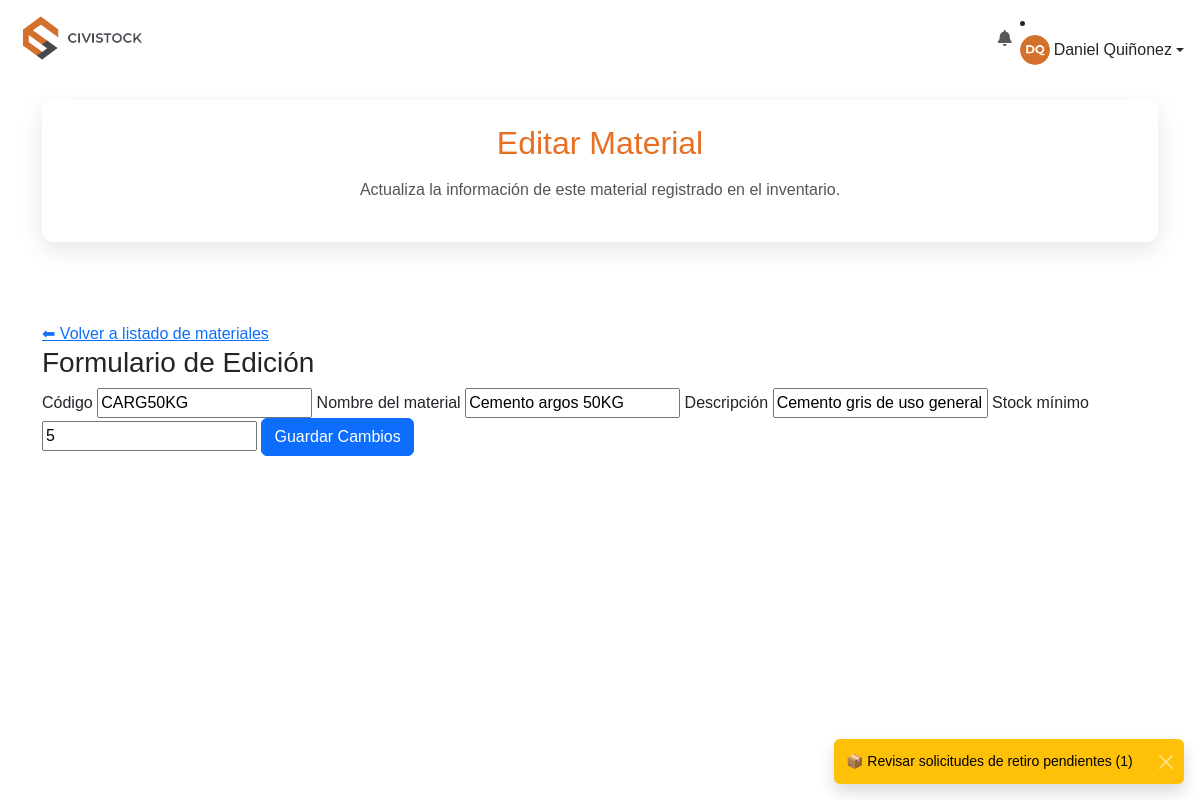
The page /almacenista/materiales/editar/1 (signed in) on the database its author committed.
### models.py (models this page shows, shortened)
class User(db.Model):
    __tablename__ = 'user'
    id = db.Column(db.Integer, primary_key=True)
    username = db.Column(db.String(80), unique=True, nullable=False)
    nombre = db.Column(db.String(120), nullable=False)
    password = db.Column(db.String(200), nullable=False)
    rol = db.Column(db.String(20), nullable=False)
    foto = db.Column(db.String(120), nullable=True, default='default.jpg')

class Material(db.Model):
    __tablename__ = 'material'
    id = db.Column(db.Integer, primary_key=True)
    codigo = db.Column(db.String(50), unique=True, nullable=False)
    nombre = db.Column(db.String(100), nullable=False)
    descripcion = db.Column(db.String(200))
    stock = db.Column(db.Float, default=0)
    stock_minimo = db.Column(db.Integer, default=0)
    unidad = db.Column(db.String(50))
    en_devolucion = db.Column(db.Float, default=0)
    movimientos = db.relationship('Movimiento', backref='material', lazy=True)

### almacenista_routes.py (the view)
    def wrapper(*args, **kwargs):
        if 'user_role' not in session or session['user_role'] != 'ALMACENISTA':
            flash('Acceso no autorizado.', 'error')
            return redirect(url_for('home'))
        return func(*args, **kwargs)

### almacenista_routes.py (called while the page is built, shortened)
def almacenista_required(func):
    def wrapper(*args, **kwargs):
        if 'user_role' not in session or session['user_role'] != 'ALMACENISTA':
            flash('Acceso no autorizado.', 'error')
            return redirect(url_for('home'))
        return func(*args, **kwargs)
    wrapper.__name__ = func.__name__
    return wrapper

def sync_user_session():
    user = User.query.filter_by(username=session.get('user')).first()
    if user:
        session['user_name'] = user.nombre
        session['user_photo'] = user.foto
        session['user_id'] = user.id

@almacenista_bp.route('/materiales/editar/<int:id>', methods=['GET', 'POST'])
@almacenista_required
def editar_material(id):
    sync_user_session()
    material = Material.query.get_or_404(id)
    return render_template('Almacenista/editar_material.html', material=material)

### utils.py (called while the page is built)
def fecha_y_hora_colombia(fecha_utc):
    if not fecha_utc:
        return {"fecha": "-", "hora": "-"}
    zona_col = pytz.timezone('America/Bogota')
    if fecha_utc.tzinfo is None:
        fecha_utc = pytz.utc.localize(fecha_utc)
    fecha_local = fecha_utc.astimezone(zona_col)
    return {
        "fecha": fecha_local.strftime("%d/%m/%Y"),
        "hora": fecha_local.strftime("%I:%M %p")
    }

def obtener_materiales_bajo_stock():
    return Material.query.filter(Material.stock <= Material.stock_minimo).all()

### templates/Almacenista/editar_material.html (shortened to what this page needs)
{% extends "base.html" %}
{% block content %}
  <div class="welcome-text">
    <h2>Editar Material</h2>
    <p>Actualiza la información de este material registrado en el inventario.</p>
  </div>
  <a class="volver-button" href="{{ url_for('almacenista.materiales') }}">
    ⬅ Volver a listado de materiales
  </a>
  <section class="content-container">
    <h3>Formulario de Edición</h3>
    <form method="POST" class="formulario">
      <label for="codigo">Código</label>
      <input type="text" id="codigo" name="codigo" value="{{ material.codigo }}" required>
      <label for="nombre">Nombre del material</label>
      <input type="text" id="nombre" name="nombre" value="{{ material.nombre }}" required>
      <label for="descripcion">Descripción</label>
      <input type="text" id="descripcion" name="descripcion" value="{{ material.descripcion }}">
      <label for="stock_minimo">Stock mínimo</label>
      <input type="number" id="stock_minimo" name="stock_minimo" value="{{ material.stock_minimo }}" required min="0">
      <button type="submit" class="btn btn-primary">Guardar Cambios</button>
    </form>
  </section>
{% endblock %}

### templates/base.html (shortened to what this page needs)
<!DOCTYPE html>
<html lang="es">
<head>
    <link href="https://cdn.jsdelivr.net/npm/bootstrap@5.3.0/dist/css/bootstrap.min.css" rel="stylesheet">
    <link href="https://cdnjs.cloudflare.com/ajax/libs/font-awesome/6.5.0/css/all.min.css" rel="stylesheet">
    <link rel="stylesheet" href="{{ url_for('static', filename='style.css') }}">
</head>
<body>
    <nav class="navbar navbar-expand-lg navbar-white bg-white px-3">
        <a class="navbar-brand" href="{{ url_for(user_role.lower() + '.dashboard') }}">
            <img src="{{ url_for('static', filename='civistockresponsive.png') }}" alt="Logo" height="50">
        </a>
        <div class="collapse navbar-collapse" id="menuNav">
<ul class="navbar-nav">
    <li class="nav-item dropdown">
        <a class="nav-link position-relative" href="#" id="notifDropdown" role="button" data-bs-toggle="dropdown" aria-expanded="false">
            <i class="fas fa-bell"></i>
        </a>
    </li>
</ul>
                <li class="nav-item dropdown">
                    <a class="nav-link dropdown-toggle d-flex align-items-center" href="#" role="button" data-bs-toggle="dropdown">
                        <img src="{{ url_for('static', filename='uploads/' + (user_photo or 'default.jpg')) }}" alt="Foto" width="30" height="30" class="rounded-circle me-1">
                        {{ user_name }}
                    </a>
                </li>
        </div>
    </nav>
    <div class="container my-4">
        {% block content %}{% endblock %}
    </div>
{% block scripts %}
<div class="toast-container position-fixed bottom-0 end-0 p-3" style="z-index: 1100;"></div>
{% endblock %}

### static/style.css (style rules this page uses)
body, html { margin: 0; padding: 0; height: 100%; font-family: 'Montserrat', sans-serif; }
.welcome-text { background-color: #ffffff; padding: 1.5rem; border-radius: 12px; box-shadow: 0 8px 24px rgba(0,0,0,0.1); text-align: center; margin-bottom: 5rem; }
.welcome-text h2 { color: #e76f23; margin-bottom: 1rem; }
.welcome-text p { color: #555; line-height: 1.5; }

### rows shown on the page
User: foto (picture), nombre "Daniel Quiñonez"
Material: codigo "CARG50KG", nombre "Cemento argos 50KG", descripcion "Cemento gris de uso general", stock_minimo "5"
